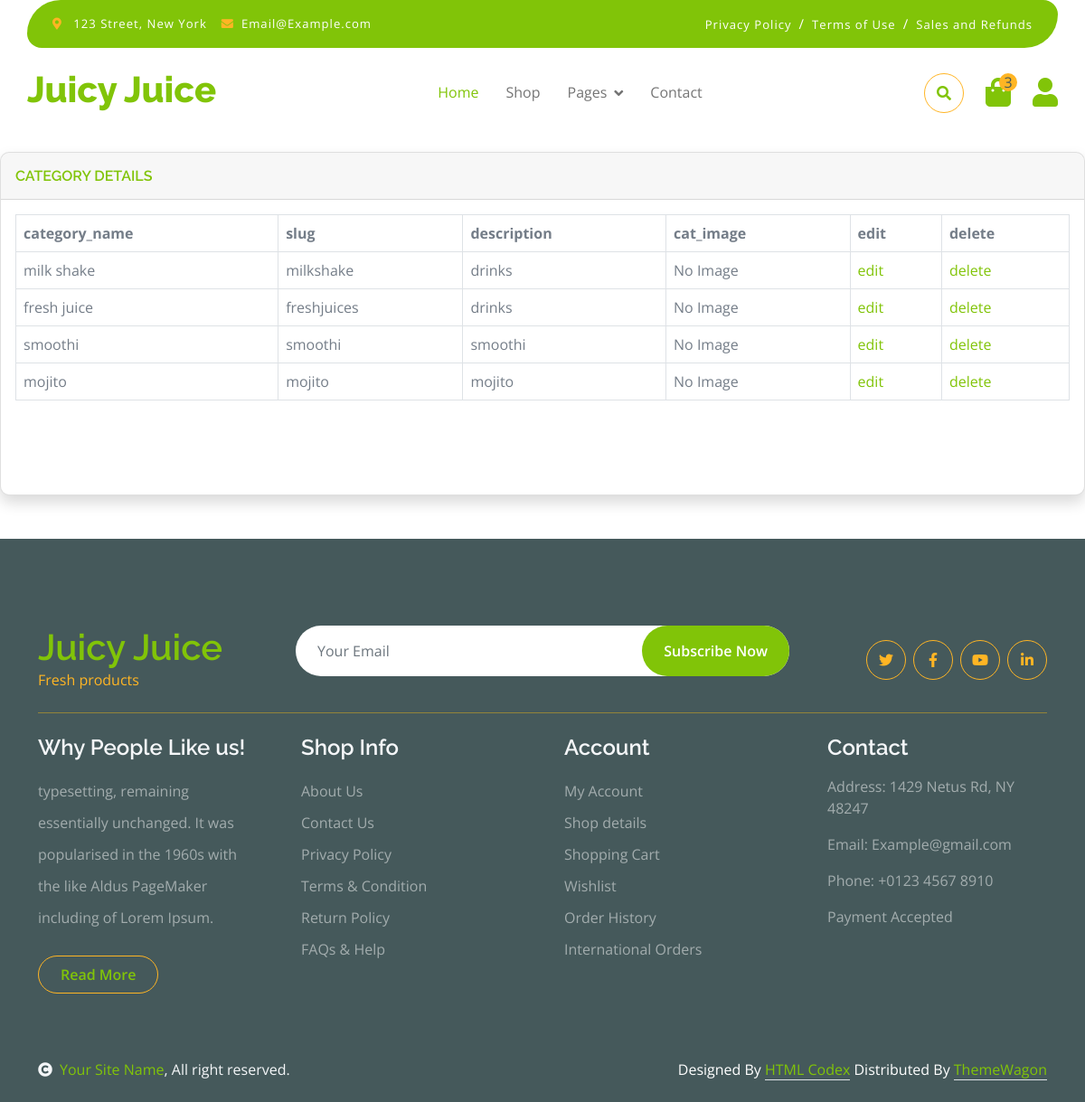
/common/allcategory, run on the app's committed database.
### common/models.py (models this page shows, shortened)
class category(models.Model):
    category_name=models.CharField(max_length=50,unique=True)
    slug=models.SlugField(max_length=100,unique=True)
    description=models.TextField(max_length=225,blank=True)
    cat_image=models.ImageField(upload_to='media/categories',blank=True)

### common/views.py (the view)
# urls.py: path('allcategory', views.allcategory, name='allcategory'),
def allcategory(request):
    a=category.objects.all()
    return render(request,'view_category.html',{'a':a})

### template/view_category.html (shortened to what this page needs)
{% extends 'base.html' %}
{% load static %}
{% block content %}
<br><br><br><br><br><br><br>
<div class="card shadow mb-4">
    <div class="card-header py-3">
        <h6 class="m-0 font-weight-bold text-primary">CATEGORY DETAILS</h6>
    </div>
    <div class="card-body">
        <div class="table-responsive">
            <table class="table table-bordered" id="dataTable" width="100%" cellspacing="0">
                <tr>
                    <th>category_name</th>
                    <th>slug</th>
                    <th>description</th>
                    <th>cat_image</th>
                    <th>edit</th>
                    <th>delete</th>
                </tr>
                {% for i in a %}
                <tr>
                    <td>{{i.category_name}}</td>
                    <td>{{i.slug}}</td>
                    <td>{{i.description}}</td>
                    <td> {% if i.cat_image %}
                        <img src="{{ i.cat_image.url }}" alt="{{ i.category_name }}" width="100px">
                        {% else %}
                        No Image
                        {% endif %}
                    </td>
                    <td>
                        <a href="{% url 'editcategory' i.id %}">edit</a>
                    </td>
                    <td>
                        <a href="{% url 'deletecategory' i.id %}">delete</a>
                    </td>
                </tr>
                {% endfor %}
            </table>
        </div>
        <br><br><br>
    </div>
</div>
{% endblock %}

### template/base.html (shortened to what this page needs)
{% load static %}
<!DOCTYPE html>
<html lang="en">
<head>
    <link rel="stylesheet" href="https://use.fontawesome.com/releases/v5.15.4/css/all.css"/>
    <link href="https://cdn.jsdelivr.net/npm/bootstrap-icons@1.4.1/font/bootstrap-icons.css" rel="stylesheet">
    <link href="{% static 'lib/lightbox/css/lightbox.min.css' %}" rel="stylesheet">
    <link href="{% static 'lib/owlcarousel/assets/owl.carousel.min.css' %}" rel="stylesheet">
    <link href="{% static 'css/bootstrap.min.css' %}" rel="stylesheet">
    <link href="{% static 'css/style.css' %}" rel="stylesheet">
</head>
<body>
    <div class="container-fluid fixed-top">
        <div class="container topbar bg-primary d-none d-lg-block">
            <div class="d-flex justify-content-between">
                <div class="top-info ps-2">
                    <small class="me-3"><i class="fas fa-map-marker-alt me-2 text-secondary"></i> <a href="#" class="text-white">123 Street, New York</a></small>
                    <small class="me-3"><i class="fas fa-envelope me-2 text-secondary"></i><a href="#" class="text-white">Email@Example.com</a></small>
                </div>
                <div class="top-link pe-2">
                    <a href="#" class="text-white"><small class="text-white mx-2">Privacy Policy</small>/</a>
                    <a href="#" class="text-white"><small class="text-white mx-2">Terms of Use</small>/</a>
                    <a href="#" class="text-white"><small class="text-white ms-2">Sales and Refunds</small></a>
                </div>
            </div>
        </div>
        <div class="container px-0">
            <nav class="navbar navbar-light bg-white navbar-expand-xl">
                <a href="index.html" class="navbar-brand"><h1 class="text-primary display-6">Juicy Juice</h1></a>
                <div class="collapse navbar-collapse bg-white" id="navbarCollapse">
                    <div class="navbar-nav mx-auto">
                        <a href="{% url 'home' %}" class="nav-item nav-link active">Home</a>
                        <a href="{% url 'shop' %}" class="nav-item nav-link">Shop</a>
                        <div class="nav-item dropdown">
                            <a href="#" class="nav-link dropdown-toggle" data-bs-toggle="dropdown">Pages</a>
                        </div>
                        <a href="{% url 'contact' %}" class="nav-item nav-link">Contact</a>
                    </div>
                    <div class="d-flex m-3 me-0">
                        <button class="btn-search btn border border-secondary btn-md-square rounded-circle bg-white me-4" data-bs-toggle="modal" data-bs-target="#searchModal"><i class="fas fa-search text-primary"></i></button>
                        <a href="" class="position-relative me-4 my-auto">
                            <i class="fa fa-shopping-bag fa-2x"></i>
                            <span class="position-absolute bg-secondary rounded-circle d-flex align-items-center justify-content-center text-dark px-1" style="top: -5px; left: 15px; height: 20px; min-width: 20px;">3</span>
                        </a>
                        <a href="#" class="my-auto">
                            <i class="fas fa-user fa-2x"></i>
                        </a>
                    </div>
                </div>
            </nav>
        </div>
    </div>
    {% block content %}{% endblock %}
    <div class="container-fluid bg-dark text-white-50 footer pt-5 mt-5">
        <div class="container py-5">
            <div class="pb-4 mb-4" style="border-bottom: 1px solid rgba(226, 175, 24, 0.5) ;">
                <div class="row g-4">
                    <div class="col-lg-3">
                        <a href="#">
                            <h1 class="text-primary mb-0">Juicy Juice</h1>
                            <p class="text-secondary mb-0">Fresh products</p>
                        </a>
                    </div>
                    <div class="col-lg-6">
                        <div class="position-relative mx-auto">
                            <input class="form-control border-0 w-100 py-3 px-4 rounded-pill" type="number" placeholder="Your Email">
                            <button type="submit" class="btn btn-primary border-0 border-secondary py-3 px-4 position-absolute rounded-pill text-white" style="top: 0; right: 0;">Subscribe Now</button>
                        </div>
                    </div>
                    <div class="col-lg-3">
                        <div class="d-flex justify-content-end pt-3">
                            <a class="btn  btn-outline-secondary me-2 btn-md-square rounded-circle" href=""><i class="fab fa-twitter"></i></a>
                            <a class="btn btn-outline-secondary me-2 btn-md-square rounded-circle" href=""><i class="fab fa-facebook-f"></i></a>
                            <a class="btn btn-outline-secondary me-2 btn-md-square rounded-circle" href=""><i class="fab fa-youtube"></i></a>
                            <a class="btn btn-outline-secondary btn-md-square rounded-circle" href=""><i class="fab fa-linkedin-in"></i></a>
                        </div>
                    </div>
                </div>
            </div>
            <div class="row g-5">
                <div class="col-lg-3 col-md-6">
                    <div class="footer-item">
                        <h4 class="text-light mb-3">Why People Like us!</h4>
                        <p class="mb-4">typesetting, remaining essentially unchanged. It was
                            popularised in the 1960s with the like Aldus PageMaker including of Lorem Ipsum.</p>
                        <a href="" class="btn border-secondary py-2 px-4 rounded-pill text-primary">Read More</a>
                    </div>
                </div>
                <div class="col-lg-3 col-md-6">
                    <div class="d-flex flex-column text-start footer-item">
                        <h4 class="text-light mb-3">Shop Info</h4>
                        <a class="btn-link" href="">About Us</a>
                        <a class="btn-link" href="">Contact Us</a>
                        <a class="btn-link" href="">Privacy Policy</a>
                        <a class="btn-link" href="">Terms & Condition</a>
                        <a class="btn-link" href="">Return Policy</a>
                        <a class="btn-link" href="">FAQs & Help</a>
                    </div>
                </div>
                <div class="col-lg-3 col-md-6">
                    <div class="d-flex flex-column text-start footer-item">
                        <h4 class="text-light mb-3">Account</h4>
                        <a class="btn-link" href="">My Account</a>
                        <a class="btn-link" href="">Shop details</a>
                        <a class="btn-link" href="">Shopping Cart</a>
                        <a class="btn-link" href="">Wishlist</a>
                        <a class="btn-link" href="">Order History</a>
                        <a class="btn-link" href="">International Orders</a>
                    </div>
                </div>
                <div class="col-lg-3 col-md-6">
                    <div class="footer-item">
                        <h4 class="text-light mb-3">Contact</h4>
                        <p>Address: 1429 Netus Rd, NY 48247</p>
                        <p>Email: Example@gmail.com</p>
                        <p>Phone: +0123 4567 8910</p>
                        <p>Payment Accepted</p>
                    </div>
                </div>
            </div>
        </div>
    </div>
    <div class="container-fluid copyright bg-dark py-4">
    <div class="container">
        <div class="row">
            <div class="col-md-6 text-center text-md-start mb-3 mb-md-0">
                <span class="text-light"><a href="#"><i class="fas fa-copyright text-light me-2"></i>Your Site Name</a>, All right reserved.</span>
            </div>
            <div class="col-md-6 my-auto text-center text-md-end text-white">
                Designed By <a class="border-bottom" href="https://htmlcodex.com">HTML Codex</a> Distributed By <a class="border-bottom" href="https://themewagon.com">ThemeWagon</a>
            </div>
        </div>
    </div>
    </div>
</body>
</html>

### static/css/style.css (style rules this page uses)
.btn { font-weight: 600; transition: .5s; }
.btn-md-square { width: 44px; height: 44px; }
.btn-square, .btn-sm-square, .btn-md-square, .btn-lg-square { padding: 0; display: flex; align-items: center; justify-content: center; font-weight: normal; }
.btn.border-secondary { transition: 0.5s; }
.fixed-top { transition: 0.5s; background: var(--bs-white); border: 0; }
.topbar { padding: 20px; border-radius: 230px 100px; }
.topbar .top-info { font-size: 15px; line-height: 0; letter-spacing: 1px; display: flex; align-items: center; }
.topbar .top-link { font-size: 15px; line-height: 0; letter-spacing: 1px; display: flex; align-items: center; }
.topbar .top-link a { letter-spacing: 1px; }
.navbar .navbar-nav .nav-link { padding: 10px 15px; font-size: 16px; transition: .5s; }
.navbar { height: 100px; border-bottom: 1px solid rgba(255, 255, 255, .1); }
.navbar .navbar-nav .nav-link:hover, .navbar .navbar-nav .nav-link.active, .fixed-top.bg-white .navbar .navbar-nav .nav-link:hover, .fixed-top.bg-white .navbar .navbar-nav .nav-link.active { color: var(--bs-primary); }
.navbar .dropdown-toggle::after { border: none; content: "\f107"; font-family: "Font Awesome 5 Free"; font-weight: 700; vertical-align: middle; margin-left: 8px; }
.footer .footer-item .btn-link { line-height: 35px; color: rgba(255, 255, 255, .5); transition: 0.5s; }
.footer .footer-item p.mb-4 { line-height: 35px; }

### data on the page
category: category_name "milk shake", slug "milkshake", description "drinks", cat_image "No Image"
category: category_name "fresh juice", slug "freshjuices", description "drinks", cat_image "No Image"
category: category_name "smoothi", slug "smoothi", description "smoothi", cat_image "No Image"
category: category_name "mojito", slug "mojito", description "mojito", cat_image "No Image"
